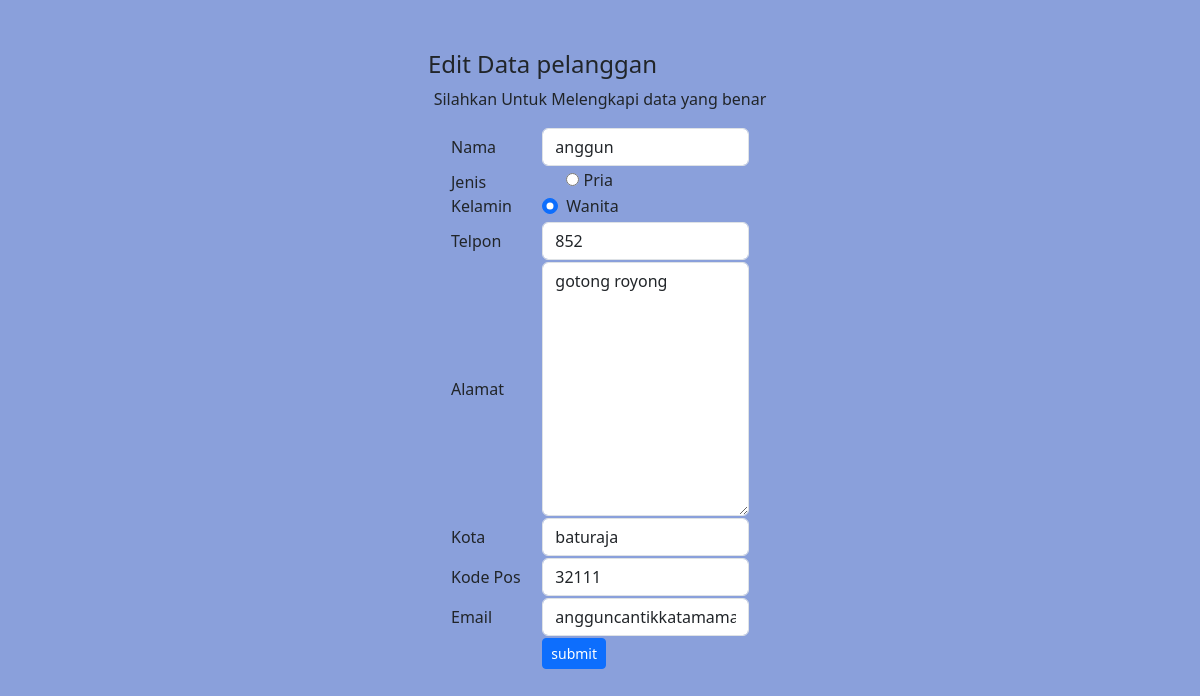
The page /admin/edit.php?id=1 on the database as committed earlier.
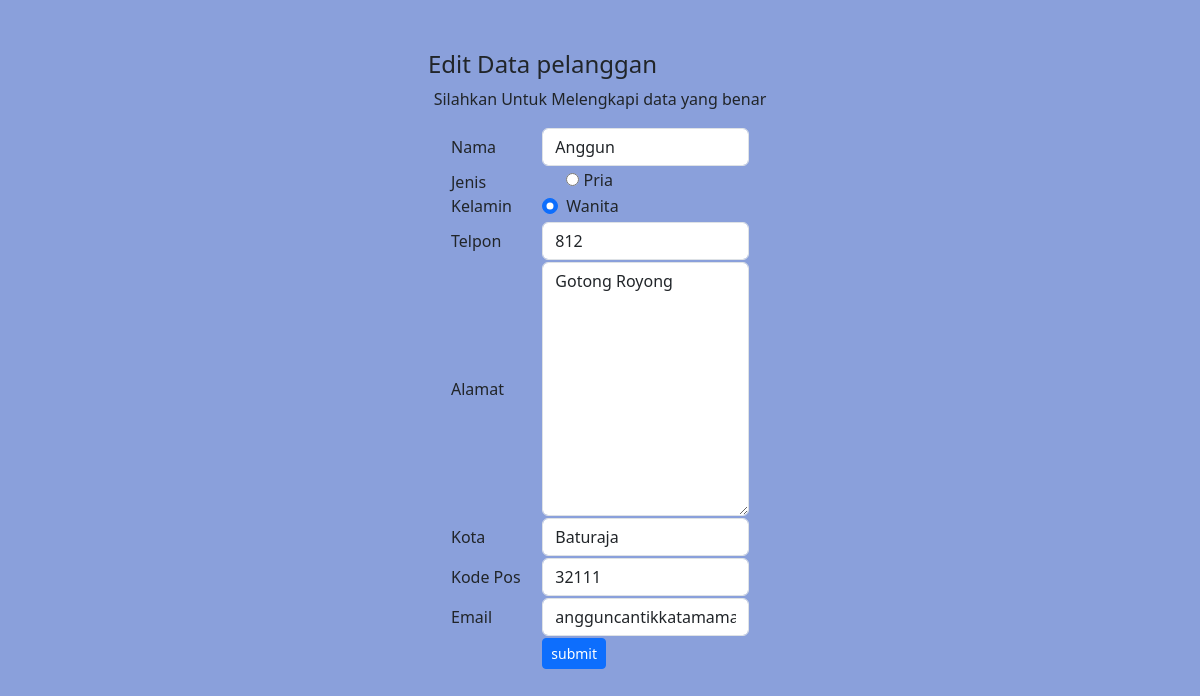
The same page on the database as committed later.
### tables this page shows
CREATE TABLE `pelanggan` (
  `id` int(11) NOT NULL,
  `nama` varchar(50) DEFAULT NULL,
  `jenis_kelamin` enum('Pria','Wanita') DEFAULT NULL,
  `no_telp` int(13) DEFAULT NULL,
  `alamat` text DEFAULT NULL,
  `kota` varchar(50) DEFAULT NULL,
  `kode_pos` int(13) DEFAULT NULL,
  `email` varchar(25) DEFAULT NULL
);

### admin/edit.php (the view, shortened to what this page needs)
<!DOCTYPE html>
<html lang="en">
<head>
    <link href="https://cdn.jsdelivr.net/npm/bootstrap@5.3.2/dist/css/bootstrap.min.css" rel="stylesheet">
</head>
<?php
include("connection.php");
$id= $_GET['id'];
$pelanggan = mysqli_query($connection, " SELECT * FROM pelanggan WHERE id = '$id'");
foreach ($pelanggan as $pelanggan) {
    $nama = $pelanggan['nama'];
    $jenis_kelamin= $pelanggan['jenis_kelamin'];
    $no_telp= $pelanggan['no_telp'];
    $alamat= $pelanggan['alamat'];
    $kota= $pelanggan['kota'];
    $kode_pos= $pelanggan['kode_pos'];
    $email= $pelanggan['email'];
}
?>
<body style="background-color: #8aa0db;">
    <form name="tambahlanggananForm" action="proses_edit_pelanggan.php?id=<?php echo $id; ?>" method="post" onsubmit="return validateForm();">
        <h4 style="margin-top: 50px;  text-align: center; margin-right: 115px;">Edit Data pelanggan</h4>
        <p style="text-align: center; ">Silahkan Untuk Melengkapi data yang benar</p>
        <table width="25%" align="center">
            <tr>
                <td>
                    Nama
                </td>
                <td><input type="text" class="form-control" name="nama" value="<?php echo $nama; ?>"></td>
            </tr>
            <tr>
                <td>
                    Jenis Kelamin
                </td>
                <td>
                    <div class="form-check" >
                        <?php
                        if($jenis_kelamin == 'Pria'){
                            echo'<input class="form-check-input" type="radio" name="jenis_kelamin" value="Pria" checked="">';
                        }else{
                            echo '<input class="form-check-button" type="radio" name="jenis_kelamin" value="Pria">';
                        }
                        ?>
                        <label class="form-check-label">Pria</label>
                    </div>
                    <div class="form-check" >
                        <?php
                        if($jenis_kelamin == 'Wanita'){
                            echo'<input class="form-check-input" type="radio" name="jenis_kelamin" value="Wanita" checked="">';
                        }else{
                            echo '<input class="form-check-button" type="radio" name="jenis_kelamin" value="Wanita">';
                        }
                        ?>
                        <label class="form-check-label">Wanita</label>
                    </div>
                </td>
            </tr>
            <tr>
                <td>
                    Telpon
                </td>
                <td><input type="number" name="no_telp" class="form-control" value="<?php echo $no_telp; ?>"></td>
            </tr>
            <tr>
                <td>
                    Alamat
                </td>
                <td> <textarea class="form-control" name="alamat" id="" rows="10"><?php echo $alamat; ?></textarea></td>
            </tr>
            <tr>
                <td>
                    Kota
                </td>
                <td><input type="text" class="form-control" name="kota" value="<?php echo $kota; ?>"></td>
            </tr>
            <tr>
                <td>
                    Kode Pos
                </td>
                <td><input type="number" name="kode_pos" class="form-control" value="<?php echo $kode_pos; ?>"></td>
            </tr>
            <tr>
            <tr>
                <td>
                    Email
                </td>
                <td><input type="text" name="email" class="form-control" value="<?php echo $email; ?>"></td>
            </tr>
            <td></td>
            <td> <input type="submit" name="submit" value="submit" class="btn btn-primary btn-sm"></td>
            </tr>
        </table>
    </form>
</body>
</html>

Rows that differ between the two databases and show on the page:
changed pelanggan "angguncantikkatamamak123": nama "anggun" → "Anggun"; no_telp "852" → "812"; alamat "gotong royong" → "Gotong Royong"; kota "baturaja" → "Baturaja"
